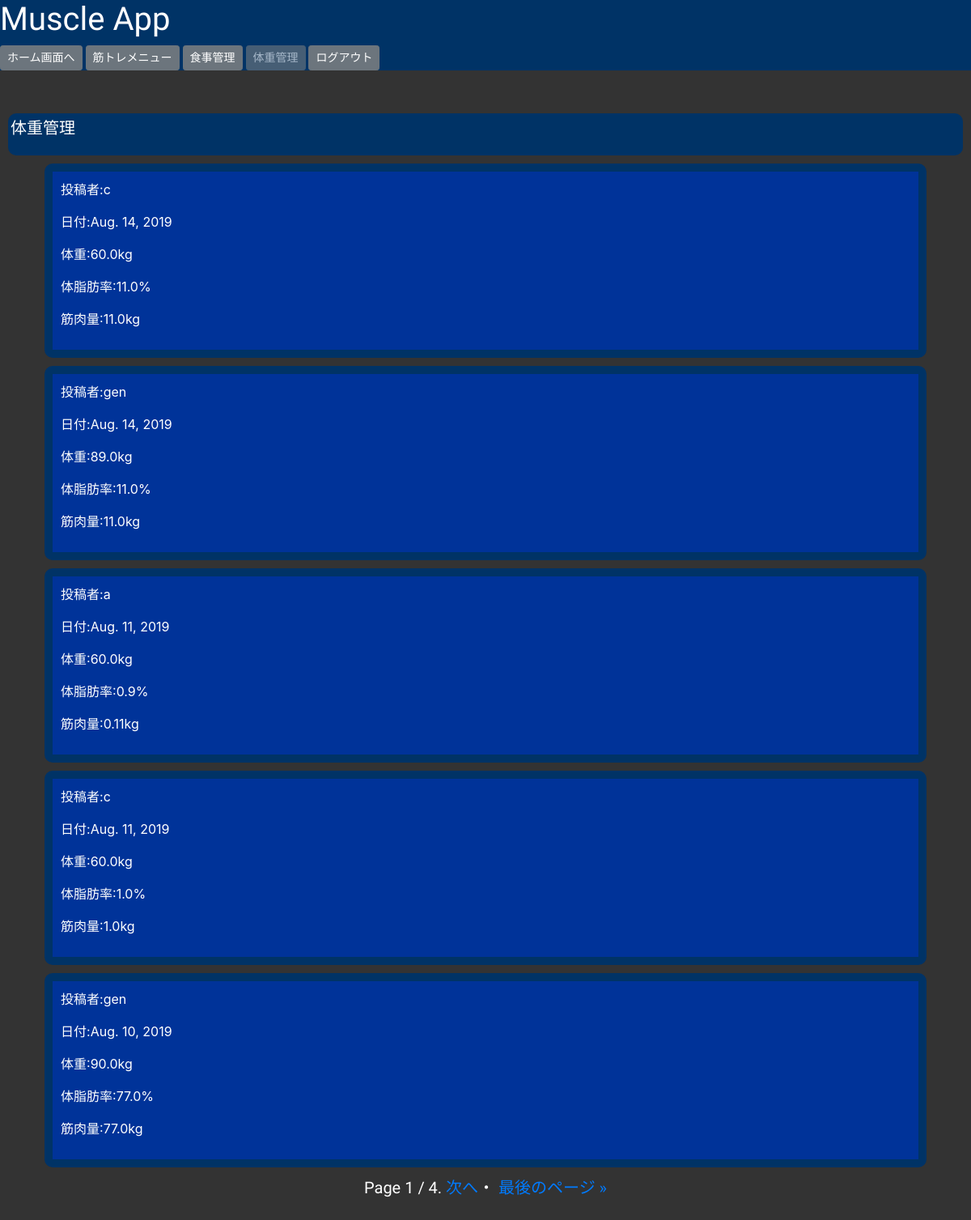
Before: /timeline/body/ (signed in) with the older database file.
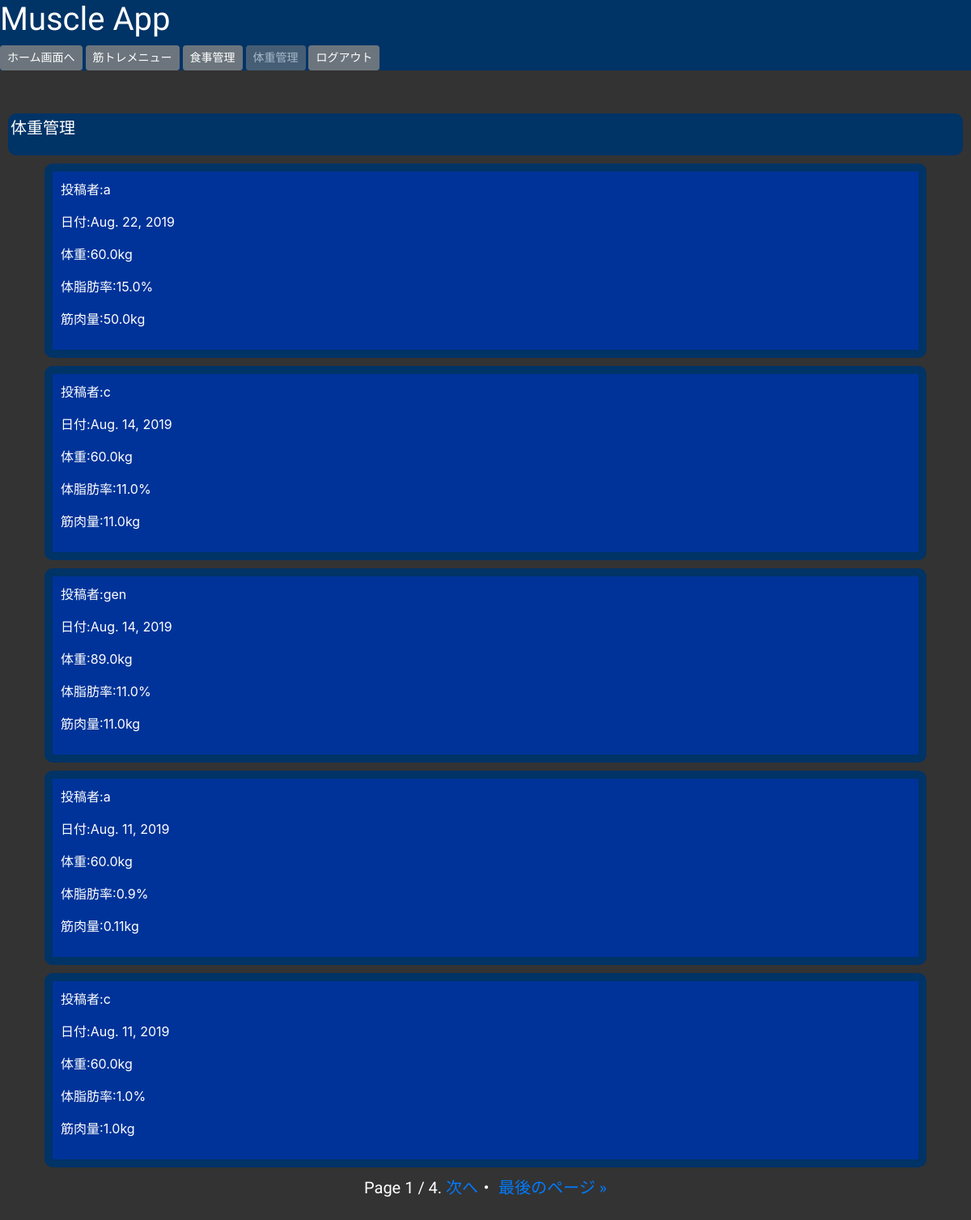
After: the same page with the newer database file.
### muscleapp/models.py (models this page shows)
class BodyModel(models.Model):
    weight = models.FloatField()
    percent_body_fat = models.FloatField(default=0)
    muscle_mass = models.FloatField(default=0)
    date = models.DateField(default=localdate())
    maintenance_calorie = models.FloatField(default=0)
    cutting_calorie = models.FloatField(default=0)
    increasing_calorie = models.FloatField(default=0)
    author = models.CharField(max_length=100)

### muscleapp/views.py (the view)
# urls.py: path('timeline/body/', timeline_bodyfunc, name='timeline_body'),
@login_required
def timeline_bodyfunc(request):
    body = BodyModel.objects.order_by('-date').all()
    paginator = Paginator(body, 5)
    page = request.GET.get('page')
    body_data = paginator.get_page(page)
    return render(request, 'timeline_body.html', {'body_data': body_data})

### templates/timeline_body.html (shortened to what this page needs)
{% extends 'base_afterlogin.html' %}
{% block customcss %}
{% load static %}
<link rel="stylesheet" type="text/css" href="{% static 'timeline.css' %}">
{% endblock customcss %}
{% block header %}
<h1>Muscle App</h1>
    <a href="{% url 'home' %}" class="btn btn-secondary btn-sm">ホーム画面へ</a>
    <a href="{% url 'timeline_workout' %}" class="btn btn-secondary btn-sm">筋トレメニュー</a>
    <a href="{% url 'timeline_diet' %}" class="btn btn-secondary btn-sm">食事管理</a>
    <a href="{% url 'timeline_body' %}" class="btn btn-secondary disabled btn-sm">体重管理</a>
{% endblock header %}
{% block content %}
<div class="menu">
    <p>体重管理</p>
</div>
{% for item in body_data %}
<div class="container">
<div class="info">
    <p>投稿者:{{ item.author }}</p>
    <p>日付:{{ item.date }}</p>
    <p>体重:{{ item.weight }}kg</p>
    <p>体脂肪率:{{ item.percent_body_fat }}%</p>
    <p>筋肉量:{{ item.muscle_mass }}kg</p>
</div>
</div>
{% endfor %}
{% endblock content %}
{% block paginator %}
<span class="step-links">
        <span class="current">
            Page {{ body_data.number }} / {{ body_data.paginator.num_pages }}.
        </span>
        {% if body_data.has_next %}
            <a href="?page={{ body_data.next_page_number }}">次へ</a>・
            <a href="?page={{ body_data.paginator.num_pages }}">最後のページ &raquo;</a>
        {% endif %}
</span>
{% endblock paginator %}

Changed rows visible on the page:
no longer on this page (row unchanged): BodyModel: author "gen", date "Aug. 10, 2019", weight "90.0", percent_body_fat "77.0", muscle_mass "77.0"
added BodyModel: author "a", date "Aug. 22, 2019", weight "60.0", percent_body_fat "15.0", muscle_mass "50.0"
